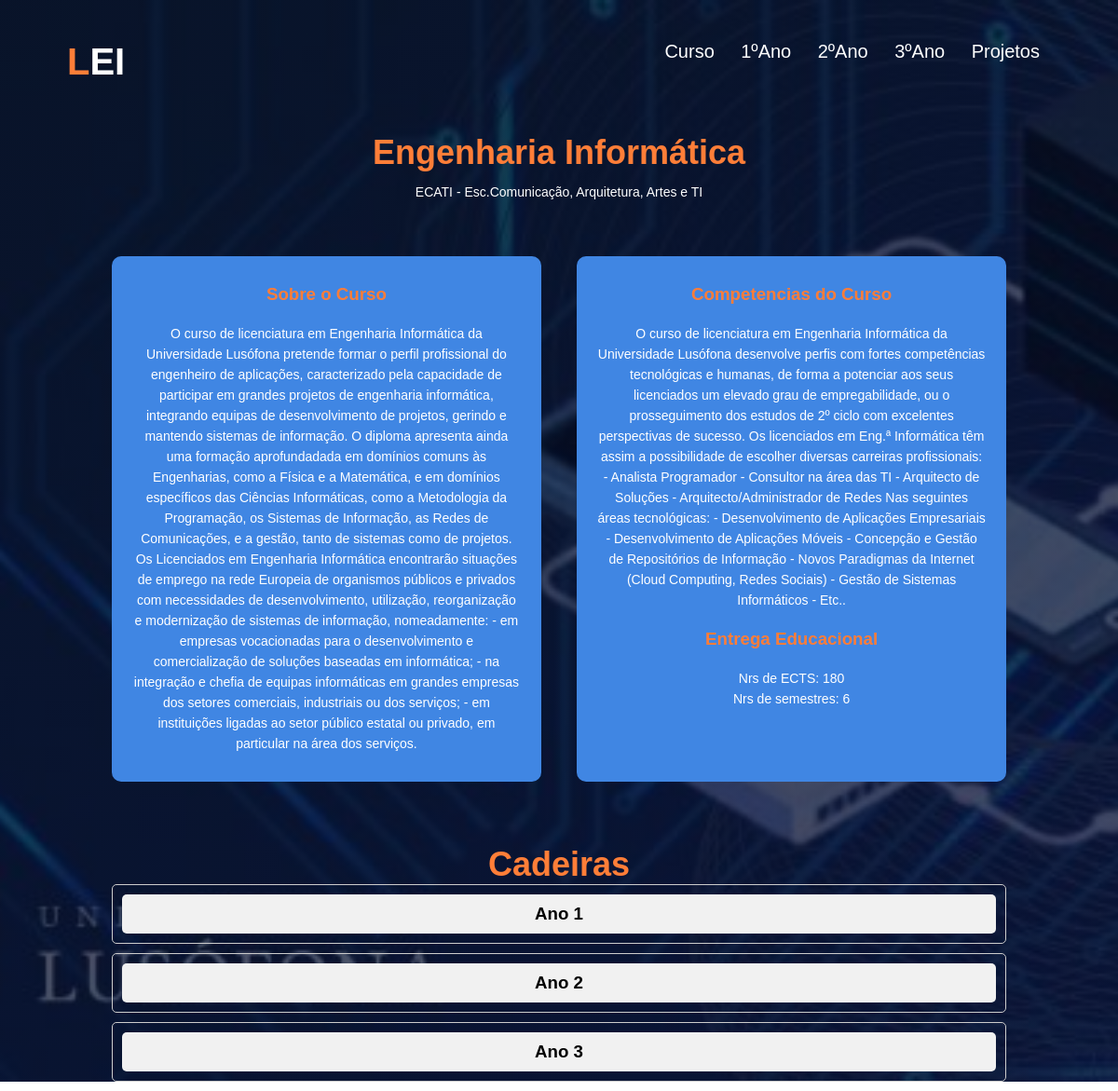
Page /Uni/curso/ on the committed database.
### Uni/models.py (models this page shows, shortened)
class Curso1(models.Model):
    nome = models.CharField(max_length=100)
    ects = models.IntegerField()
    bio = models.TextField()
    competencia = models.TextField()
    semestres = models.IntegerField()
    departamento = models.CharField(max_length=100)
    secretario = models.CharField(max_length=100)
    tempo = models.CharField(max_length=100)
    areaCientifica = models.ForeignKey(AreaCientifica1, on_delete=models.CASCADE, related_name="cursos")
    cadeiras = models.ManyToManyField(Cadeira1, related_name="cursos")

### Uni/views.py (the view)
# urls.py: path('curso/', views.curso_view, name='curso'),
def curso_view(request):
    anos = range(1, 4)
    context = {
      'cursos': Curso1.objects.all(),
      'anos': anos
    }
    return render(request, "Uni/curso.html", context)

### Uni/templates/Uni/curso.html (shortened to what this page needs)
<!DOCTYPE html>
{% extends "Uni/layout.html" %}
{% block content %}
<div class = "curso-container">
    {% for curso in cursos %}
        <h1>{{ curso.nome }}</h1>
        <p>{{ curso.departamento }}</p>
        <div class="row">
            <div class="curso-col">
                <h3>Sobre o Curso</h3>
                <p>{{ curso.bio }}</p>
            </div>
            <div class="curso-col">
                <h3>Competencias do Curso</h3>
                <p>{{ curso.competencia }}</p>
                <h3>Entrega Educacional</h3>
                <p><span>Nrs de ECTS: </span>{{ curso.ects }}<br><span>Nrs de semestres: </span>{{ curso.semestres }}</p>
            </div>
        </div>
        <h1>Cadeiras</h1>
        {% for ano in anos %}
            <div class="ano-container">
                <h3 class="ano-header">Ano {{ ano }}</h3>
            </div>
        {% endfor %}
    {% endfor %}
</div>
{% endblock %}

### static/Uni/style.css (style rules this page uses)
* { margin: 0; padding: 0; box-sizing: border-box; }
body { font-family: Arial, sans-serif; }
.curso-container { width: 80%; margin: auto; text-align: center; padding-top: 10px; }
.curso-container h1 { color: #FF7E38; font-size: 36px; font-weight: 600; }
.curso-container p { color: white; font-size: 14px; font-weight: 300; line-height: 22px; padding: 10px; }
.row { margin-top: 5%; display: flex; justify-content: space-between; }
.row h3 { text-align: center; color: #FF7D38; font-weight: 600; margin: 10px 0; }
.curso-col { flex-basis: 48%; background: #4086e3; border-radius: 10px; margin-bottom: 5%; padding: 20px 12px; box-sizing: border-box; transition: 0.5s; }
.ano-container { margin-bottom: 10px; border: 1px solid #ccc; padding: 10px; border-radius: 5px; }
.ano-header { cursor: pointer; margin: 0; padding: 10px; background-color: #f1f1f1; border-radius: 5px; }
h1 { text-align: center; color: #FF7E38; margin-top: 20px; font-size: 36px; }

### rows in the picture
Curso1: nome "Engenharia Informática", departamento "ECATI - Esc.Comunicação, Arquitetura, Artes e TI", bio "O curso de licenciatura em Engenharia Informática da Universidade Lusófona pretende formar o perfil profissional do engenheiro de aplicações, caracterizado pela capacidade de participar em grandes projetos de engenharia informática, integrando equipas de desenvolvimento de projetos, gerindo e mantendo sistemas de informação. O diploma apresenta ainda uma formação aprofundadada em domínios comuns às Engenharias, como a Física e a Matemática, e em domínios específicos das Ciências Informáticas, como a Metodologia da Programação, os Sistemas de Informação, as Redes de Comunicações, e a gestão, tanto de sistemas como de projetos. Os Licenciados em Engenharia Informática encontrarão situações de…", competencia "O curso de licenciatura em Engenharia Informática da Universidade Lusófona desenvolve perfis com fortes competências tecnológicas e humanas, de forma a potenciar aos seus licenciados um elevado grau de empregabilidade, ou o prosseguimento dos estudos de 2º ciclo com excelentes perspectivas de sucesso. Os licenciados em Eng.ª Informática têm assim a possibilidade de escolher diversas carreiras profissionais: - Analista Programador - Consultor na área das TI - Arquitecto de Soluções - Arquitecto/Administrador de Redes Nas seguintes áreas tecnológicas: - Desenvolvimento de Aplicações Empresariais - Desenvolvimento de Aplicações Móveis - Concepção e Gestão de Repositórios de Informação - Novos…", ects "180", semestres "6", anos "1" "2" "3"
